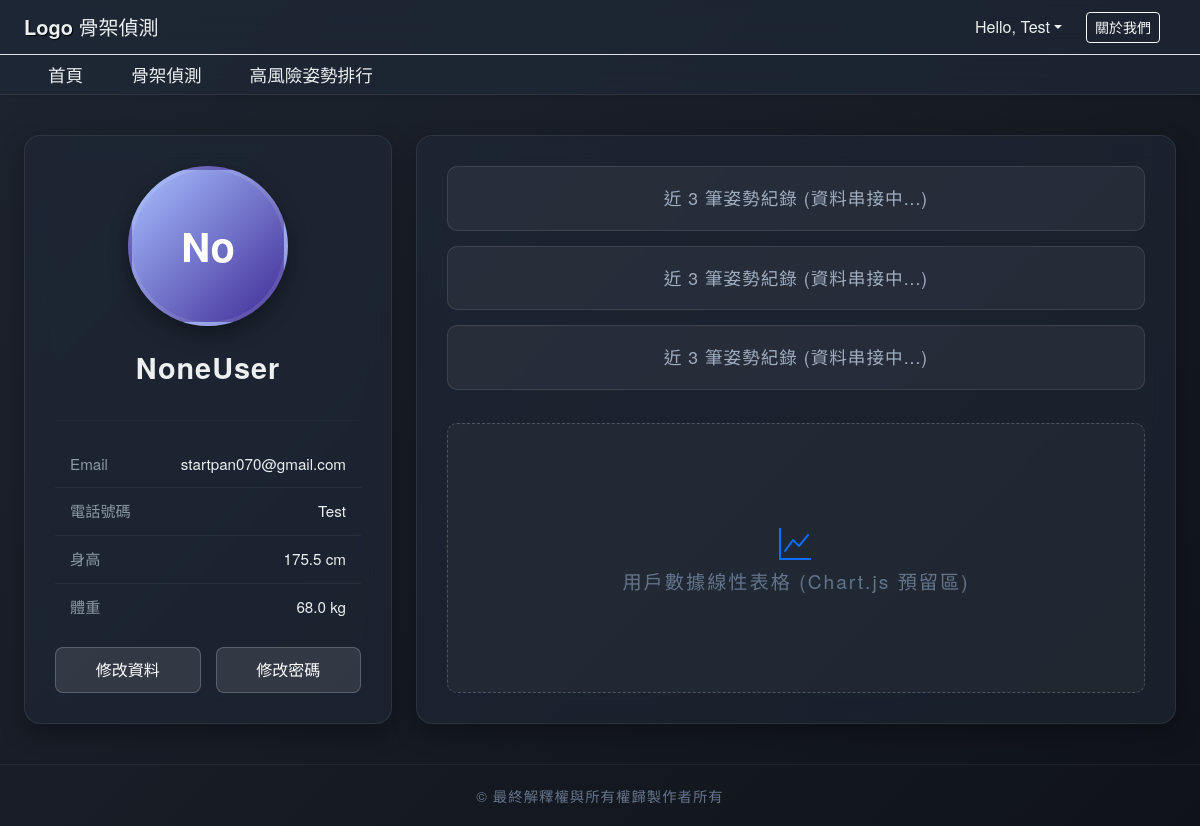
/profileHome (signed in), run on the app's committed database.
### tables this page shows
CREATE TABLE users (
        userId INTEGER PRIMARY KEY AUTOINCREMENT,
        email TEXT UNIQUE NOT NULL,
        password TEXT NOT NULL,
        firstName TEXT,
        lastName TEXT,
        address1 TEXT,
        phone TEXT,
        height REAL,             -- 身高 (cm)，SQLite 的浮點數使用 REAL
        weight REAL,            -- 體重 (kg)
        updatedBMI TEXT DEFAULT CURRENT_TIMESTAMP,
        last_notified_at TEXT DEFAULT CURRENT_TIMESTAMP,
        isAdmin INTEGER DEFAULT 0  -- 0 代表一般用戶，1 代表管理員
    );

### app.py (the view)
@app.route("/profileHome")
def profileHome():
    if 'email' not in session:
        return redirect(url_for('index'))
    loggedIn, firstName = getLoginDetails()
    profileData = query_db("SELECT email, firstName, lastName, address1, phone, weight, height FROM users WHERE email = ?", (session['email'],), one=True)
    return render_template("profileHome.html", profileData=profileData, loggedIn=loggedIn, firstName=firstName)

### app.py (called while the page is built)
def getLoginDetails():
    if 'email' not in session:
        return False, ''
    user = query_db("SELECT userId, firstName FROM users WHERE email = ?", (session['email'],), one=True)
    if not user:
        return False, ''
    userId, firstName = user
    return True, firstName

### db.py (called while the page is built)
def query_db(query, args=(), one=False):
    with sqlite3.connect(DB_PATH) as conn:
        conn.row_factory = sqlite3.Row      # 支援用 key 讀取欄位
        cur = conn.cursor()
        cur.execute(query, args)
        rv = cur.fetchall()
        return (rv[0] if rv else None) if one else rv

### templates/profileHome.html (shortened to what this page needs)
<!DOCTYPE html>
<html lang="zh-TW">
<head>
    <link href="https://cdn.jsdelivr.net/npm/bootstrap@5.3.0/dist/css/bootstrap.min.css" rel="stylesheet">
    <link href="https://cdn.jsdelivr.net/npm/bootstrap-icons@1.10.5/font/bootstrap-icons.css" rel="stylesheet">
    <link rel="stylesheet" href="{{ url_for('static', filename='css/all.css') }}" />
    <link rel="stylesheet" href="{{ url_for('static', filename='css/navbar.css') }}" />
</head>
<body>
<header class="container-fluid border-bottom">
    <div class="row align-items-center py-2">
        <div class="col-6 col-md-4 ps-4">
            <h4 class="mb-0"><span class="logo-text">Logo</span> 骨架偵測</h4>
        </div>
        <div class="col-6 col-md-8 d-flex justify-content-end align-items-center pe-4">
            <div class="login-box me-4">
                {% if not session.get('loggedIn') %}
                    <a href="/loginForm" class="member-link text-decoration-none">會員登入</a>
                {% else %}
                    <div class="dropdown">
                        <a class="nav-link dropdown-toggle" href="#" data-bs-toggle="dropdown">Hello, {{ session.get('firstName') }}</a>
                    </div>
                {% endif %}
            </div>
            <div class="d-none d-md-flex align-items-center me-3">
                <a class="btn btn-outline-light btn-sm" href="/aboutus">關於我們</a>
            </div>
        </div>
    </div>
</header>
<nav class="navbar navbar-expand-sm navbar-dark shadow-sm">
    <div class="container-fluid p-0">
        <div class="collapse navbar-collapse justify-content-start" id="nav-menu-profile">
            <ul class="navbar-nav ps-4">
                <li class="nav-item"><a href="/" class="nav-link">首頁</a></li>
                <li class="nav-item"><a href="/ScanPage" class="nav-link">骨架偵測</a></li>
                <li class="nav-item"><a href="/rank" class="nav-link">高風險姿勢排行</a></li>
            </ul>
        </div>
    </div>
</nav>
<div class="main-container px-4">
    <div class="row g-4 h-100">
        <div class="col-lg-4">
            <div class="glass-card d-flex flex-column">
                <div class="profile-avatar-container">
                    <div class="profile-avatar">
                        {% if profileData %}
                            {{ (profileData[3] ~ profileData[2])[:2] }}
                        {% else %}
                            User
                        {% endif %}
                    </div>
                    <div class="profile-name">
                        {% if profileData %}
                            {{ profileData[3] }}{{ profileData[2] }}
                        {% else %}
                            User Name
                        {% endif %}
                    </div>
                </div>
                <hr style="border-color: rgba(255,255,255,0.1); width: 100%; margin: 0;">
                <ul class="profile-info-list">
                    <li>
                        <span class="info-label">Email</span>
                        <span class="info-value">{{ profileData[0] if profileData else '載入中...' }}</span>
                    </li>
                    <li>
                        <span class="info-label">電話號碼</span>
                        <span class="info-value">{{ profileData[1] if profileData else '載入中...' }}</span>
                    </li>
                    <li>
                        <span class="info-label">身高</span>
                        <span class="info-value">{{ profileData[6] if profileData else '--' }} cm</span>
                    </li>
                    <li>
                        <span class="info-label">體重</span>
                        <span class="info-value">{{ profileData[5] if profileData else '--' }} kg</span>
                    </li>
                </ul>
                <div class="profile-actions mt-auto">
                    <a href="{{ url_for('editProfile') }}" class="btn-glass">修改資料</a>
                    <a href="{{ url_for('changePassword') }}" class="btn-glass">修改密碼</a>
                </div>
            </div>
        </div>
        <div class="col-lg-8">
            <div class="glass-card d-flex flex-column">
                <div class="recent-records-container">
                    <div class="record-item">近 3 筆姿勢紀錄 (資料串接中...)</div>
                    <div class="record-item">近 3 筆姿勢紀錄 (資料串接中...)</div>
                    <div class="record-item">近 3 筆姿勢紀錄 (資料串接中...)</div>
                </div>
                <div class="chart-container mt-2">
                    <div class="text-center">
                        <i class="bi bi-graph-up text-primary mb-2" style="font-size: 2rem;"></i>
                        <p class="mb-0">用戶數據線性表格 (Chart.js 預留區)</p>
                    </div>
                </div>
            </div>
        </div>
    </div>
</div>
<footer id="footer">
    <p class="mb-0">&copy; 最終解釋權與所有權歸製作者所有</p>
</footer>
</body>
</html>

### static/css/all.css (style rules this page uses)
body { margin: 0; padding: 0; background-color: #ffffff; overflow-x: hidden; }
header { width: 100%; padding: 0.3% 0 !important; background-color: #fff; }
header .row { margin: 0 !important; width: 100%; }
.logo-text { font-weight: bold; text-shadow: 1px 1px 1px #000; }
h4.mb-0 { line-height: 1.2; font-size: 1.25rem; }

### static/css/navbar.css (style rules this page uses)
nav.navbar { background-color: rgba(30, 40, 55, 0.7) !important; backdrop-filter: blur(12px); -webkit-backdrop-filter: blur(12px); border-bottom: 1px solid rgba(255, 255, 255, 0.08) !important; min-height: auto; padding: 0 !important; }
.navbar-nav .nav-link { color: #ecf0f1 !important; font-size: 1.1rem; padding: 0.4rem 1.5rem !important; transition: color 0.3s ease; }
.main-container { width: 85%; margin: 2% auto; }
hr { width: 85%; margin: 1% auto; }
header { position: relative; z-index: 1050 !important; }

### templates/profileHome.html (style rules this page uses)
body { background: linear-gradient(135deg, #1e2430 0%, #0f1319 100%); min-height: 100vh; color: white; font-family: 'Helvetica Neue', 'Segoe UI', Tahoma, Geneva, Verdana, sans-serif; display: flex; flex-direction: column; }
header, .navbar { background-color: rgba(30, 40, 55, 0.7) !important; backdrop-filter: blur(12px); -webkit-backdrop-filter: blur(12px); border-bottom: 1px solid rgba(255, 255, 255, 0.08) !important; }
.nav-link, .member-link, header h4, .dropdown-toggle { color: #ecf0f1 !important; font-weight: 500; transition: color 0.3s ease; }
.main-container { flex: 1; padding: 40px 0; max-width: 1200px; margin: 0 auto; width: 100%; }
.glass-card { background-color: rgba(30, 40, 55, 0.6); backdrop-filter: blur(12px); -webkit-backdrop-filter: blur(12px); border: 1px solid rgba(255, 255, 255, 0.08); border-radius: 16px; padding: 30px; box-shadow: 0 10px 25px rgba(0,0,0,0.3); height: 100%; }
.profile-avatar-container { display: flex; flex-direction: column; align-items: center; margin-bottom: 25px; }
.profile-avatar { width: 160px; height: 160px; border-radius: 50%; background: linear-gradient(135deg, #a8c0ff 0%, #3f2b96 100%); display: flex; align-items: center; justify-content: center; font-size: 2.5rem; font-weight: bold; color: white; box-shadow: 0 8px 20px rgba(0,0,0,0.4); margin-bottom: 20px; border: 4px solid rgba(255, 255, 255, 0.1); }
.profile-name { font-size: 1.8rem; font-weight: bold; color: #ecf0f1; letter-spacing: 1px; margin-bottom: 5px; }
.profile-info-list { list-style: none; padding: 0; width: 100%; margin-top: 20px; }
.profile-info-list li { padding: 12px 15px; border-bottom: 1px solid rgba(255, 255, 255, 0.05); display: flex; justify-content: space-between; font-size: 0.95rem; }
.profile-info-list li:last-child { border-bottom: none; }
.info-label { color: #8c98a4; }
.info-value { color: #ecf0f1; font-weight: 500; }
.profile-actions { display: flex; gap: 15px; margin-top: 25px; width: 100%; }
.btn-glass { flex: 1; text-align: center; text-decoration: none; padding: 10px; border-radius: 8px; background-color: rgba(255, 255, 255, 0.1); color: white; border: 1px solid rgba(255, 255, 255, 0.2); transition: all 0.3s ease; }
.recent-records-container { display: flex; flex-direction: column; gap: 15px; margin-bottom: 25px; }
.record-item { background-color: rgba(255, 255, 255, 0.05); border: 1px solid rgba(255, 255, 255, 0.1); border-radius: 10px; padding: 18px 25px; display: flex; align-items: center; justify-content: center; color: #a0aec0; font-size: 1.1rem; letter-spacing: 1px; transition: background-color 0.3s ease; }
.chart-container { flex: 1; background-color: rgba(255, 255, 255, 0.03); border: 1px dashed rgba(255, 255, 255, 0.2); border-radius: 10px; display: flex; align-items: center; justify-content: center; min-height: 250px; color: #64748b; font-size: 1.2rem; letter-spacing: 2px; }
#footer { text-align: center; color: #64748b; padding: 20px 0; font-size: 0.9rem; letter-spacing: 1px; border-top: 1px solid rgba(255, 255, 255, 0.05); margin-top: auto; }

### data on the page
users: get "Test", lastName "No", lastName "User", email "startpan070@gmail.com", firstName "Test", height "175.5", weight "68.0"

### other printed values
{{ profileData[3] }} "None"
